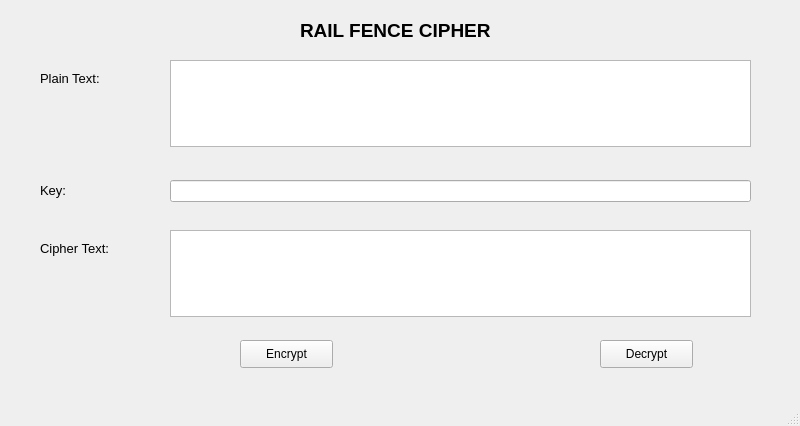
<?xml version="1.0" encoding="UTF-8"?>
<ui version="4.0">
 <class>railfence</class>
 <widget class="QMainWindow" name="railfence">
  <property name="geometry">
   <rect>
    <x>0</x>
    <y>0</y>
    <width>800</width>
    <height>426</height>
   </rect>
  </property>
  <property name="windowTitle">
   <string>Rail Fence Cipher</string>
  </property>
  <widget class="QWidget" name="centralwidget">
   <widget class="QTextEdit" name="textEdit">
    <property name="geometry">
     <rect>
      <x>170</x>
      <y>60</y>
      <width>581</width>
      <height>87</height>
     </rect>
    </property>
   </widget>
   <widget class="QLabel" name="label">
    <property name="geometry">
     <rect>
      <x>300</x>
      <y>20</y>
      <width>231</width>
      <height>21</height>
     </rect>
    </property>
    <property name="font">
     <font>
      <family>Arial</family>
      <pointsize>14</pointsize>
      <weight>75</weight>
      <bold>true</bold>
     </font>
    </property>
    <property name="text">
     <string>RAIL FENCE CIPHER</string>
    </property>
   </widget>
   <widget class="QLabel" name="label_3">
    <property name="geometry">
     <rect>
      <x>40</x>
      <y>180</y>
      <width>41</width>
      <height>21</height>
     </rect>
    </property>
    <property name="font">
     <font>
      <family>Arial</family>
      <pointsize>10</pointsize>
     </font>
    </property>
    <property name="text">
     <string>Key:</string>
    </property>
   </widget>
   <widget class="QLabel" name="label_4">
    <property name="geometry">
     <rect>
      <x>40</x>
      <y>240</y>
      <width>91</width>
      <height>16</height>
     </rect>
    </property>
    <property name="font">
     <font>
      <family>Arial</family>
      <pointsize>10</pointsize>
     </font>
    </property>
    <property name="text">
     <string>Cipher Text:</string>
    </property>
   </widget>
   <widget class="QPushButton" name="pushButton_2">
    <property name="geometry">
     <rect>
      <x>600</x>
      <y>340</y>
      <width>93</width>
      <height>28</height>
     </rect>
    </property>
    <property name="text">
     <string>Decrypt</string>
    </property>
   </widget>
   <widget class="QTextEdit" name="textEdit_2">
    <property name="geometry">
     <rect>
      <x>170</x>
      <y>230</y>
      <width>581</width>
      <height>87</height>
     </rect>
    </property>
   </widget>
   <widget class="QLineEdit" name="lineEdit">
    <property name="geometry">
     <rect>
      <x>170</x>
      <y>180</y>
      <width>581</width>
      <height>22</height>
     </rect>
    </property>
   </widget>
   <widget class="QPushButton" name="pushButton">
    <property name="geometry">
     <rect>
      <x>240</x>
      <y>340</y>
      <width>93</width>
      <height>28</height>
     </rect>
    </property>
    <property name="text">
     <string>Encrypt</string>
    </property>
   </widget>
   <widget class="QLabel" name="label_2">
    <property name="geometry">
     <rect>
      <x>40</x>
      <y>70</y>
      <width>81</width>
      <height>16</height>
     </rect>
    </property>
    <property name="font">
     <font>
      <family>Arial</family>
      <pointsize>10</pointsize>
     </font>
    </property>
    <property name="text">
     <string>Plain Text:</string>
    </property>
   </widget>
  </widget>
  <widget class="QMenuBar" name="menubar">
   <property name="geometry">
    <rect>
     <x>0</x>
     <y>0</y>
     <width>800</width>
     <height>26</height>
    </rect>
   </property>
  </widget>
  <widget class="QStatusBar" name="statusbar"/>
 </widget>
 <resources/>
 <connections/>
</ui>
